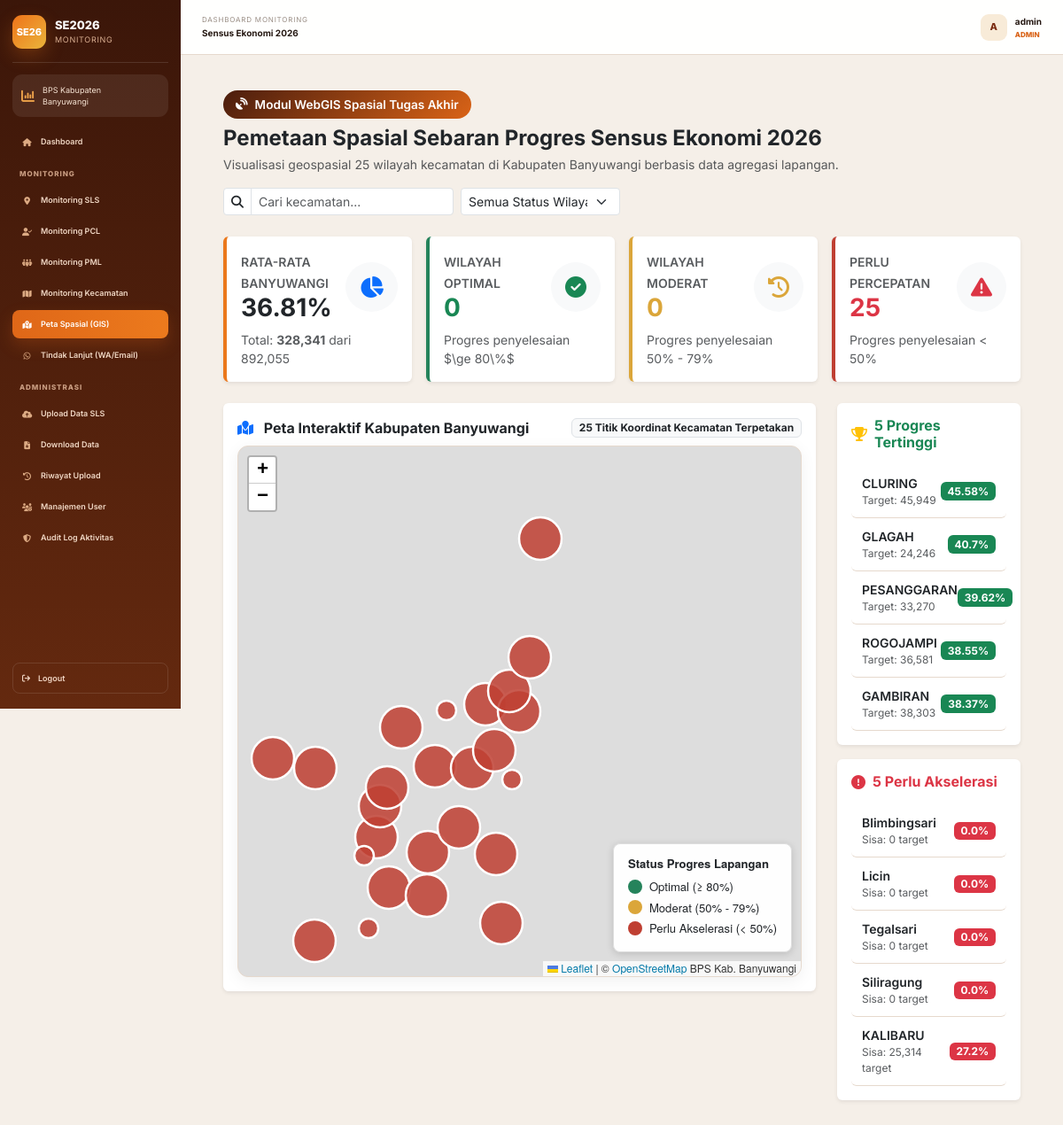
The app's page /peta-spasial (signed in) with its own data.
### models/user.py (models this page shows, shortened)
class User(db.Model):
    __tablename__ = "users"
    id = db.Column(db.Integer, primary_key=True)
    nama_lengkap = db.Column(db.String(150), nullable=False)
    username = db.Column(db.String(80), nullable=False, unique=True, index=True)
    email = db.Column(db.String(150), nullable=False, unique=True, index=True)
    password_hash = db.Column(db.String(255), nullable=False)
    role = db.Column(db.Enum("admin", "user", name="user_role"), nullable=False, default="user")
    is_active = db.Column(db.Boolean, nullable=False, default=True)
    created_at = db.Column(db.DateTime, nullable=False, default=datetime.utcnow)
    updated_at = db.Column(db.DateTime, nullable=False, default=datetime.utcnow, onupdate=datetime.utcnow)

### models/monitoring.py (models this page shows)
class TimestampMixin:
    created_at = db.Column(db.DateTime, nullable=False, default=datetime.utcnow)
    updated_at = db.Column(db.DateTime, nullable=False, default=datetime.utcnow, onupdate=datetime.utcnow)

class Kecamatan(TimestampMixin, db.Model):
    __tablename__ = "kecamatan"
    __table_args__ = (
        db.UniqueConstraint("prov_code", "kab_code", "kec_code", name="uq_kecamatan_wilayah"),
    )
    id = db.Column(db.Integer, primary_key=True)
    prov_code = db.Column(db.String(2), nullable=False)
    kab_code = db.Column(db.String(2), nullable=False)
    kec_code = db.Column(db.String(3), nullable=False, index=True)
    kec_name = db.Column(db.String(150), nullable=False, index=True)

### routes/gis_routes.py (the view)
@gis_bp.route("/peta-spasial")
@login_required
def peta_spasial():
    gis_data = get_gis_monitoring_data()
    return render_template(
        "peta_spasial.html",
        features=gis_data["features"],
        summary=gis_data["summary"],
        leaderboard_top=gis_data["leaderboard_top"],
        leaderboard_bottom=gis_data["leaderboard_bottom"],
    )

### templates/peta_spasial.html (shortened to what this page needs)
{% extends "base.html" %}
{% block page_id %}gis-page{% endblock %}
{% block head %}
<link
  rel="stylesheet"
  href="https://unpkg.com/leaflet@1.9.4/dist/leaflet.css"
/>
{% endblock %}
{% block content %}
<div class="container-fluid px-4 py-3">
  <div class="d-flex flex-wrap align-items-center justify-content-between gap-3 mb-4">
    <div>
      <div class="gis-header-badge mb-2">
        <i class="fa-solid fa-satellite-dish"></i> Modul WebGIS Spasial Tugas Akhir
      </div>
      <h2 class="h4 fw-bold text-dark mb-1">
        Pemetaan Spasial Sebaran Progres Sensus Ekonomi 2026
      </h2>
      <p class="text-muted small mb-0">
        Visualisasi geospasial 25 wilayah kecamatan di Kabupaten Banyuwangi berbasis data agregasi lapangan.
      </p>
    </div>
    <div class="d-flex align-items-center gap-2">
      <div class="input-group input-group-sm" style="width: 260px;">
        <span class="input-group-text bg-white"><i class="fa-solid fa-magnifying-glass"></i></span>
        <input
          type="text"
          id="searchKecamatan"
          class="form-control"
          placeholder="Cari kecamatan..."
        />
      </div>
      <select id="filterStatus" class="form-select form-select-sm" style="width: 180px;">
        <option value="all">Semua Status Wilayah</option>
      </select>
    </div>
  </div>
  <div class="row g-3 mb-4">
    <div class="col-sm-6 col-xl-3">
      <div class="card border-0 shadow-sm h-100 p-3" style="border-left: 4px solid var(--orange-500) !important;">
        <div class="d-flex align-items-center justify-content-between">
          <div>
            <span class="text-muted small fw-semibold text-uppercase">Rata-rata Banyuwangi</span>
            <h3 class="fw-bold mb-0 text-dark">{{ summary.overall_progress }}%</h3>
          </div>
          <div class="p-3 bg-light rounded-circle text-primary">
            <i class="fa-solid fa-chart-pie fa-xl"></i>
          </div>
        </div>
        <div class="mt-2 text-muted small">
          Total: <strong>{{ "{:,}".format(summary.total_processed) }}</strong> dari {{ "{:,}".format(summary.total_target) }}
        </div>
      </div>
    </div>
    <div class="col-sm-6 col-xl-3">
      <div class="card border-0 shadow-sm h-100 p-3" style="border-left: 4px solid #25835b !important;">
        <div class="d-flex align-items-center justify-content-between">
          <div>
            <span class="text-muted small fw-semibold text-uppercase">Wilayah Optimal</span>
            <h3 class="fw-bold mb-0 text-success">{{ summary.high_progress_count }}</h3>
          </div>
          <div class="p-3 bg-light rounded-circle text-success">
            <i class="fa-solid fa-circle-check fa-xl"></i>
          </div>
        </div>
        <div class="mt-2 text-muted small">
          Progres penyelesaian $\ge 80\%$
        </div>
      </div>
    </div>
    <div class="col-sm-6 col-xl-3">
      <div class="card border-0 shadow-sm h-100 p-3" style="border-left: 4px solid #dba63a !important;">
        <div class="d-flex align-items-center justify-content-between">
          <div>
            <span class="text-muted small fw-semibold text-uppercase">Wilayah Moderat</span>
            <h3 class="fw-bold mb-0" style="color: #dba63a;">{{ summary.medium_progress_count }}</h3>
          </div>
          <div class="p-3 bg-light rounded-circle" style="color: #dba63a;">
            <i class="fa-solid fa-clock-rotate-left fa-xl"></i>
          </div>
        </div>
        <div class="mt-2 text-muted small">
          Progres penyelesaian 50% - 79%
        </div>
      </div>
    </div>
    <div class="col-sm-6 col-xl-3">
      <div class="card border-0 shadow-sm h-100 p-3" style="border-left: 4px solid #bf3f32 !important;">
        <div class="d-flex align-items-center justify-content-between">
          <div>
            <span class="text-muted small fw-semibold text-uppercase">Perlu Percepatan</span>
            <h3 class="fw-bold mb-0 text-danger">{{ summary.low_progress_count }}</h3>
          </div>
          <div class="p-3 bg-light rounded-circle text-danger">
            <i class="fa-solid fa-triangle-exclamation fa-xl"></i>
          </div>
        </div>
        <div class="mt-2 text-muted small">
          Progres penyelesaian &lt; 50%
        </div>
      </div>
    </div>
  </div>
  <div class="row g-4">
    <div class="col-lg-8 col-xl-9">
      <div class="card border-0 shadow-sm p-3">
        <div class="d-flex align-items-center justify-content-between mb-2">
          <span class="fw-bold text-dark">
            <i class="fa-solid fa-map-location me-2 text-primary"></i> Peta Interaktif Kabupaten Banyuwangi
          </span>
          <span class="badge bg-light text-dark border">
            25 Titik Koordinat Kecamatan Terpetakan
          </span>
        </div>
        <div id="banyuwangiMap" class="gis-map-container"></div>
      </div>
    </div>
    <div class="col-lg-4 col-xl-3">
      <div class="card border-0 shadow-sm p-3 mb-3">
        <h6 class="fw-bold text-success mb-3 d-flex align-items-center gap-2">
          <i class="fa-solid fa-trophy text-warning"></i> 5 Progres Tertinggi
        </h6>
        <ul class="leaderboard-list">
          {% for kec in leaderboard_top %}
          <li class="leaderboard-item">
            <div>
              <div class="fw-semibold text-dark small">{{ kec.kec_name }}</div>
              <div class="text-muted" style="font-size: 0.75rem;">
                Target: {{ "{:,}".format(kec.total_target) }}
              </div>
            </div>
            <span class="badge bg-success">{{ kec.progress }}%</span>
          </li>
          {% endfor %}
        </ul>
      </div>
      <div class="card border-0 shadow-sm p-3">
        <h6 class="fw-bold text-danger mb-3 d-flex align-items-center gap-2">
          <i class="fa-solid fa-circle-exclamation"></i> 5 Perlu Akselerasi
        </h6>
        <ul class="leaderboard-list">
          {% for kec in leaderboard_bottom %}
          <li class="leaderboard-item">
            <div>
              <div class="fw-semibold text-dark small">{{ kec.kec_name }}</div>
              <div class="text-muted" style="font-size: 0.75rem;">
                Sisa: {{ "{:,}".format(kec.remaining_count) }} target
              </div>
            </div>
            <span class="badge bg-danger">{{ kec.progress }}%</span>
          </li>
          {% endfor %}
        </ul>
      </div>
    </div>
  </div>
</div>
{% endblock %}

### templates/base.html (shortened to what this page needs)
<!DOCTYPE html>
<html lang="id">
<head>
  <link
    href="https://cdn.jsdelivr.net/npm/bootstrap@5.3.3/dist/css/bootstrap.min.css"
    rel="stylesheet"
  >
  <link
    href="https://cdnjs.cloudflare.com/ajax/libs/font-awesome/6.5.2/css/all.min.css"
    rel="stylesheet"
  >
  <link
    rel="stylesheet"
    href="{{ url_for('static', filename='css/style.css') }}?v=42"
  >
  <link
    rel="stylesheet"
    href="{{ url_for('static', filename='css/upload-page.css') }}?v=1"
  >
  {% block head %}{% endblock %}
</head>
<body data-page="{% block page_id %}{% endblock %}">
  <div class="app-shell">
    <aside class="sidebar" id="sidebar">
      <div class="sidebar-brand">
        <div class="brand-badge">SE26</div>
        <div class="brand-copy">
          <strong>SE2026</strong>
          <span>Monitoring</span>
        </div>
      </div>
      <div class="sidebar-divider"></div>
      <div class="agency-card">
        <i class="fa-solid fa-chart-column"></i>
        <span>
          BPS Kabupaten<br>
          Banyuwangi
        </span>
      </div>
      <nav class="sidebar-nav">
        <a
          href="/dashboard"
          class="nav-item {% if request.path == '/dashboard' %}active{% endif %}"
        >
          <i class="fa-solid fa-house"></i>
          <span>Dashboard</span>
        </a>
        <div class="nav-section-title">
          Monitoring
        </div>
        <a
          href="/monitoring-sls"
          class="nav-item {% if request.path == '/monitoring-sls' %}active{% endif %}"
        >
          <i class="fa-solid fa-location-dot"></i>
          <span>Monitoring SLS</span>
        </a>
        <a
          href="/monitoring-pcl"
          class="nav-item {% if request.path == '/monitoring-pcl' %}active{% endif %}"
        >
          <i class="fa-solid fa-user-check"></i>
          <span>Monitoring PCL</span>
        </a>
        <a
          href="/monitoring-pml"
          class="nav-item {% if request.path == '/monitoring-pml' %}active{% endif %}"
        >
          <i class="fa-solid fa-people-group"></i>
          <span>Monitoring PML</span>
        </a>
        <a
          href="/monitoring-kecamatan"
          class="nav-item {% if request.path == '/monitoring-kecamatan' %}active{% endif %}"
        >
          <i class="fa-solid fa-map"></i>
          <span>Monitoring Kecamatan</span>
        </a>
        <a
          href="/peta-spasial"
          class="nav-item {% if request.path == '/peta-spasial' %}active{% endif %}"
        >
          <i class="fa-solid fa-map-location-dot"></i>
          <span>Peta Spasial (GIS)</span>
        </a>
        <a
          href="/tindak-lanjut"
          class="nav-item {% if request.path == '/tindak-lanjut' %}active{% endif %}"
        >
          <i class="fa-brands fa-whatsapp"></i>
          <span>Tindak Lanjut (WA/Email)</span>
        </a>
        {% if current_user.role == 'admin' %}
        <div class="nav-section-title">
          Administrasi
        </div>
        <a
          href="/upload"
          class="nav-item {% if request.path == '/upload' %}active{% endif %}"
        >
          <i class="fa-solid fa-cloud-arrow-up"></i>
          <span>Upload Data SLS</span>
        </a>
        <a
          href="/download"
          class="nav-item {% if request.path == '/download' %}active{% endif %}"
        >
          <i class="fa-solid fa-file-arrow-down"></i>
          <span>Download Data</span>
        </a>
        <a
          href="/riwayat-upload"
          class="nav-item {% if 'riwayat' in request.path %}active{% endif %}"
        >
          <i class="fa-solid fa-clock-rotate-left"></i>
          <span>Riwayat Upload</span>
        </a>
        <a
          href="/admin/users"
          class="nav-item {% if 'users' in request.path %}active{% endif %}"
        >
          <i class="fa-solid fa-users-gear"></i>
          <span>Manajemen User</span>
        </a>
        <a
          href="/admin/logs"
          class="nav-item {% if 'logs' in request.path %}active{% endif %}"
        >
          <i class="fa-solid fa-shield-halved"></i>
          <span>Audit Log Aktivitas</span>
        </a>
        {% endif %}
      </nav>
      <div class="sidebar-footer">
        <a href="/logout" class="logout-link">
          <i class="fa-solid fa-arrow-right-from-bracket"></i>
          <span>Logout</span>
        </a>
      </div>
    </aside>
    <div class="app-main">
      <header class="topbar">
        <div class="topbar-left">
          <div>
            <span>Dashboard Monitoring</span>
            <strong>Sensus Ekonomi 2026</strong>
          </div>
        </div>
        <div class="topbar-user">
          <div class="user-avatar">
            {{
              (
                current_user.username
                if current_user.username
                else 'A'
              )[0]|upper
            }}
          </div>
          <div class="user-copy">
            <strong>
              {{
                current_user.username
                if current_user.username
                else 'Pengguna'
              }}
            </strong>
            <span>
              {{ current_user.role|upper }}
            </span>
          </div>
        </div>
      </header>
      <main class="main-content">
        {% block content %}{% endblock %}
      </main>
    </div>
  </div>
</body>
</html>

### records on screen
User: username "A", username "admin", role "ADMIN"
Kecamatan: kec_name "CLURING", total_target "45,949", progress "45.58"
Kecamatan: kec_name "GLAGAH", total_target "24,246", progress "40.7"
Kecamatan: kec_name "PESANGGARAN", total_target "33,270", progress "39.62"
Kecamatan: kec_name "ROGOJAMPI", total_target "36,581", progress "38.55"
Kecamatan: kec_name "GAMBIRAN", total_target "38,303", progress "38.37"
Kecamatan: kec_name "Blimbingsari", remaining_count "0", progress "0.0"
Kecamatan: kec_name "Licin", remaining_count "0", progress "0.0"
Kecamatan: kec_name "Tegalsari", remaining_count "0", progress "0.0"
Kecamatan: kec_name "Siliragung", remaining_count "0", progress "0.0"
Kecamatan: kec_name "KALIBARU", remaining_count "25,314", progress "27.2"

### other values on screen
{{ summary.overall_progress }} "36.81"
{{ "{:,}".format(summary.total_processed) }} "328,341"
{{ "{:,}".format(summary.total_target) }} "892,055"
{{ summary.high_progress_count }} "0"
{{ summary.medium_progress_count }} "0"
{{ summary.low_progress_count }} "25"
